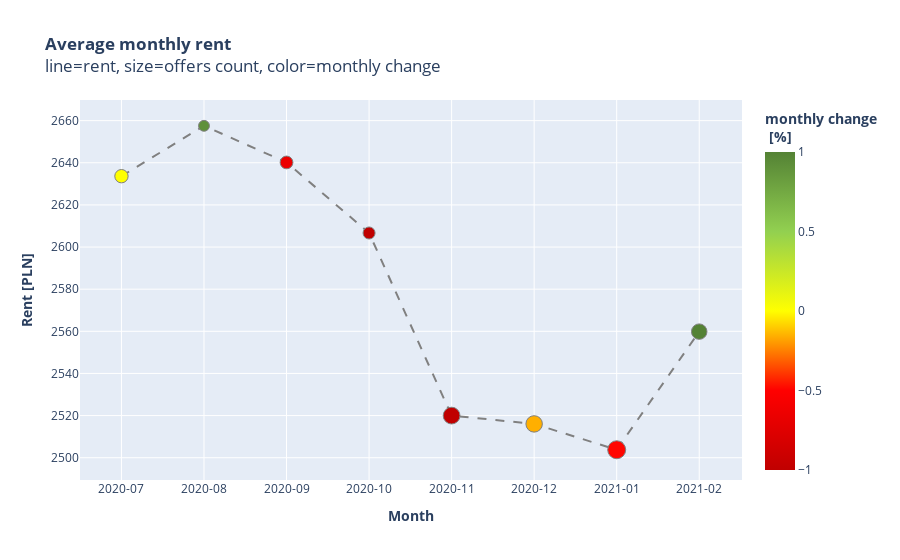

Source (notebook cell):
### Code cell
trace0=go.Scatter(
            x=df_monthly.year_month,
            y=df_monthly.total_monthly_price,
            hovertemplate= '%{text}',
            
            mode='lines+markers',
            # Line style
            line=dict(color="grey", dash="dash"),
            # Marker style
            marker=dict(
                    color=df_monthly.change,
                    colorscale = custom_scale,
                    # Limiting color ranges for better readibility
                    cauto=False,
                    cmin=-1,
                    cmax=1,
                    # Setting size based on offers count
                    size=df_monthly.offers/500,opacity=1,

                    showscale=True,
                        #Adding title to color legend
                        colorbar=dict(title="<b>monthly change<br> [%] <br>")
                    ),
            name="",
        # Creating text for annotations
        text=['<b>Mean monthly price: {:.0f} </b><br>monthly change {:.1f}% <br><br>Offers count: {:.0f}<br>Avg Area: {:.2f}'\
                              .format(df_monthly.total_monthly_price[i],
                                      df_monthly.change[i],
                                      df_monthly.offers[i],
                                      df_monthly.area[i],
                                     ) for i in range(0, df_monthly.shape[0])],
        )


data=[trace0]
    
figure=go.Figure(
    data=data,
    layout=go.Layout(
        title="<b>Average monthly rent</b><br>line=rent, size=offers count, color=monthly change",
            yaxis=dict(title="<b>Rent [PLN]"),
        xaxis=dict(title="<b>Month",type="category")

    
    ))


iplot(figure)

### Figure 1 — Plotly figure (JSON) as saved in the notebook; plotly's stock layout.template omitted (floating-point values rounded to 4 significant figures)
{"data": [{"hovertemplate": "%{text}", "line": {"color": "grey", "dash": "dash"}, "marker": {"cauto": false, "cmax": 1, "cmin": -1, "color": [0, 0.908, -0.6544, -1.268, -3.325, -0.1563, -0.4878, 2.239], "colorbar": {"title": {"text": "<b>monthly change<br> [%] <br>"}}, "colorscale": [[0, "rgb(192,0,0)"], [0.25, "rgb(255,0,0)"], [0.5, "rgb(255,255,0)"], [0.75, "rgb(146,208,80)"], [1, "rgb(84,130,53)"]], "opacity": 1, "showscale": true, "size": [13.36, 10.87, 12.76, 12.01, 16.77, 16.48, 18.0, 15.48]}, "mode": "lines+markers", "name": "", "text": ["<b>Mean monthly price: 2634 </b><br>monthly change 0.0% <br><br>Offers count: 6678<br>Avg Area: 41.70", "<b>Mean monthly price: 2658 </b><br>monthly change 0.9% <br><br>Offers count: 5436<br>Avg Area: 41.79", "<b>Mean monthly price: 2640 </b><br>monthly change -0.7% <br><br>Offers count: 6381<br>Avg Area: 41.88", "<b>Mean monthly price: 2607 </b><br>monthly change -1.3% <br><br>Offers count: 6005<br>Avg Area: 41.61", "<b>Mean monthly price: 2520 </b><br>monthly change -3.3% <br><br>Offers count: 8384<br>Avg Area: 41.22", "<b>Mean monthly price: 2516 </b><br>monthly change -0.2% <br><br>Offers count: 8238<br>Avg Area: 41.34", "<b>Mean monthly price: 2504 </b><br>monthly change -0.5% <br><br>Offers count: 8999<br>Avg Area: 41.53", "<b>Mean monthly price: 2560 </b><br>monthly change 2.2% <br><br>Offers count: 7740<br>Avg Area: 42.09"], "type": "scatter", "x": ["2020-07", "2020-08", "2020-09", "2020-10", "2020-11", "2020-12", "2021-01", "2021-02"], "y": [2634.0, 2658.0, 2640.0, 2607.0, 2520.0, 2516.0, 2504.0, 2560.0]}], "layout": {"title": {"text": "<b>Average monthly rent</b><br>line=rent, size=offers count, color=monthly change"}, "xaxis": {"title": {"text": "<b>Month"}, "type": "category"}, "yaxis": {"title": {"text": "<b>Rent [PLN]"}}}}
